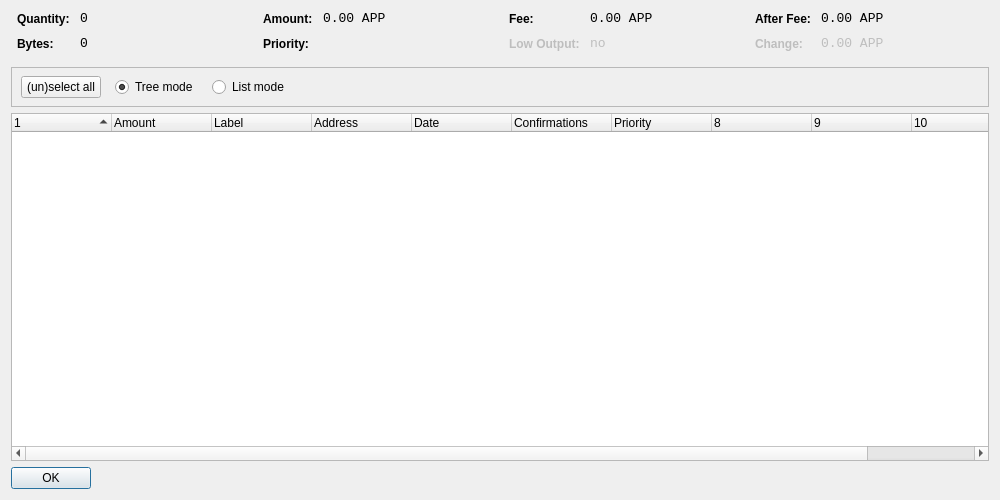
<?xml version="1.0" encoding="UTF-8"?>
<ui version="4.0">
 <class>CoinControlDialog</class>
 <widget class="QDialog" name="CoinControlDialog">
  <property name="geometry">
   <rect>
    <x>0</x>
    <y>0</y>
    <width>1000</width>
    <height>500</height>
   </rect>
  </property>
  <property name="windowTitle">
   <string>Coin Control</string>
  </property>
  <layout class="QVBoxLayout" name="verticalLayout">
   <item>
    <layout class="QHBoxLayout" name="horizontalLayoutTop" stretch="0,0,0,0">
     <property name="topMargin">
      <number>0</number>
     </property>
     <property name="bottomMargin">
      <number>10</number>
     </property>
     <item>
      <layout class="QFormLayout" name="formLayoutCoinControl1">
       <property name="horizontalSpacing">
        <number>10</number>
       </property>
       <property name="verticalSpacing">
        <number>10</number>
       </property>
       <property name="leftMargin">
        <number>6</number>
       </property>
       <property name="rightMargin">
        <number>6</number>
       </property>
       <item row="0" column="0">
        <widget class="QLabel" name="labelCoinControlQuantityText">
         <property name="styleSheet">
          <string notr="true">font-weight:bold;</string>
         </property>
         <property name="text">
          <string>Quantity:</string>
         </property>
        </widget>
       </item>
       <item row="0" column="1">
        <widget class="QLabel" name="labelCoinControlQuantity">
         <property name="font">
          <font>
           <family>Monospace</family>
           <pointsize>10</pointsize>
          </font>
         </property>
         <property name="cursor">
          <cursorShape>IBeamCursor</cursorShape>
         </property>
         <property name="contextMenuPolicy">
          <enum>Qt::ActionsContextMenu</enum>
         </property>
         <property name="text">
          <string notr="true">0</string>
         </property>
         <property name="textInteractionFlags">
          <set>Qt::LinksAccessibleByMouse|Qt::TextSelectableByKeyboard|Qt::TextSelectableByMouse</set>
         </property>
        </widget>
       </item>
       <item row="1" column="0">
        <widget class="QLabel" name="labelCoinControlBytesText">
         <property name="styleSheet">
          <string notr="true">font-weight:bold;</string>
         </property>
         <property name="text">
          <string>Bytes:</string>
         </property>
        </widget>
       </item>
       <item row="1" column="1">
        <widget class="QLabel" name="labelCoinControlBytes">
         <property name="font">
          <font>
           <family>Monospace</family>
           <pointsize>10</pointsize>
          </font>
         </property>
         <property name="cursor">
          <cursorShape>IBeamCursor</cursorShape>
         </property>
         <property name="contextMenuPolicy">
          <enum>Qt::ActionsContextMenu</enum>
         </property>
         <property name="text">
          <string notr="true">0</string>
         </property>
         <property name="textInteractionFlags">
          <set>Qt::LinksAccessibleByMouse|Qt::TextSelectableByKeyboard|Qt::TextSelectableByMouse</set>
         </property>
        </widget>
       </item>
      </layout>
     </item>
     <item>
      <layout class="QFormLayout" name="formLayoutCoinControl2">
       <property name="horizontalSpacing">
        <number>10</number>
       </property>
       <property name="verticalSpacing">
        <number>10</number>
       </property>
       <property name="leftMargin">
        <number>6</number>
       </property>
       <property name="rightMargin">
        <number>6</number>
       </property>
       <item row="0" column="0">
        <widget class="QLabel" name="labelCoinControlAmountText">
         <property name="styleSheet">
          <string notr="true">font-weight:bold;</string>
         </property>
         <property name="text">
          <string>Amount:</string>
         </property>
        </widget>
       </item>
       <item row="0" column="1">
        <widget class="QLabel" name="labelCoinControlAmount">
         <property name="font">
          <font>
           <family>Monospace</family>
           <pointsize>10</pointsize>
          </font>
         </property>
         <property name="cursor">
          <cursorShape>IBeamCursor</cursorShape>
         </property>
         <property name="contextMenuPolicy">
          <enum>Qt::ActionsContextMenu</enum>
         </property>
         <property name="text">
          <string notr="true">0.00 APP</string>
         </property>
         <property name="textInteractionFlags">
          <set>Qt::LinksAccessibleByMouse|Qt::TextSelectableByKeyboard|Qt::TextSelectableByMouse</set>
         </property>
        </widget>
       </item>
       <item row="1" column="0">
        <widget class="QLabel" name="labelCoinControlPriorityText">
         <property name="styleSheet">
          <string notr="true">font-weight:bold;</string>
         </property>
         <property name="text">
          <string>Priority:</string>
         </property>
        </widget>
       </item>
       <item row="1" column="1">
        <widget class="QLabel" name="labelCoinControlPriority">
         <property name="font">
          <font>
           <family>Monospace</family>
           <pointsize>10</pointsize>
          </font>
         </property>
         <property name="cursor">
          <cursorShape>IBeamCursor</cursorShape>
         </property>
         <property name="contextMenuPolicy">
          <enum>Qt::ActionsContextMenu</enum>
         </property>
         <property name="text">
          <string/>
         </property>
         <property name="textInteractionFlags">
          <set>Qt::LinksAccessibleByMouse|Qt::TextSelectableByKeyboard|Qt::TextSelectableByMouse</set>
         </property>
        </widget>
       </item>
      </layout>
     </item>
     <item>
      <layout class="QFormLayout" name="formLayoutCoinControl3">
       <property name="horizontalSpacing">
        <number>10</number>
       </property>
       <property name="verticalSpacing">
        <number>10</number>
       </property>
       <property name="leftMargin">
        <number>6</number>
       </property>
       <property name="rightMargin">
        <number>6</number>
       </property>
       <item row="0" column="0">
        <widget class="QLabel" name="labelCoinControlFeeText">
         <property name="styleSheet">
          <string notr="true">font-weight:bold;</string>
         </property>
         <property name="text">
          <string>Fee:</string>
         </property>
        </widget>
       </item>
       <item row="0" column="1">
        <widget class="QLabel" name="labelCoinControlFee">
         <property name="font">
          <font>
           <family>Monospace</family>
           <pointsize>10</pointsize>
          </font>
         </property>
         <property name="cursor">
          <cursorShape>IBeamCursor</cursorShape>
         </property>
         <property name="contextMenuPolicy">
          <enum>Qt::ActionsContextMenu</enum>
         </property>
         <property name="text">
          <string notr="true">0.00 APP</string>
         </property>
         <property name="textInteractionFlags">
          <set>Qt::LinksAccessibleByMouse|Qt::TextSelectableByKeyboard|Qt::TextSelectableByMouse</set>
         </property>
        </widget>
       </item>
       <item row="1" column="0">
        <widget class="QLabel" name="labelCoinControlLowOutputText">
         <property name="enabled">
          <bool>false</bool>
         </property>
         <property name="styleSheet">
          <string notr="true">font-weight:bold;</string>
         </property>
         <property name="text">
          <string>Low Output:</string>
         </property>
        </widget>
       </item>
       <item row="1" column="1">
        <widget class="QLabel" name="labelCoinControlLowOutput">
         <property name="enabled">
          <bool>false</bool>
         </property>
         <property name="font">
          <font>
           <family>Monospace</family>
           <pointsize>10</pointsize>
          </font>
         </property>
         <property name="cursor">
          <cursorShape>IBeamCursor</cursorShape>
         </property>
         <property name="contextMenuPolicy">
          <enum>Qt::ActionsContextMenu</enum>
         </property>
         <property name="text">
          <string notr="true">no</string>
         </property>
         <property name="textInteractionFlags">
          <set>Qt::LinksAccessibleByMouse|Qt::TextSelectableByKeyboard|Qt::TextSelectableByMouse</set>
         </property>
        </widget>
       </item>
      </layout>
     </item>
     <item>
      <layout class="QFormLayout" name="formLayoutCoinControl4">
       <property name="horizontalSpacing">
        <number>10</number>
       </property>
       <property name="verticalSpacing">
        <number>10</number>
       </property>
       <property name="leftMargin">
        <number>6</number>
       </property>
       <property name="rightMargin">
        <number>6</number>
       </property>
       <item row="0" column="0">
        <widget class="QLabel" name="labelCoinControlAfterFeeText">
         <property name="styleSheet">
          <string notr="true">font-weight:bold;</string>
         </property>
         <property name="text">
          <string>After Fee:</string>
         </property>
        </widget>
       </item>
       <item row="0" column="1">
        <widget class="QLabel" name="labelCoinControlAfterFee">
         <property name="font">
          <font>
           <family>Monospace</family>
           <pointsize>10</pointsize>
          </font>
         </property>
         <property name="cursor">
          <cursorShape>IBeamCursor</cursorShape>
         </property>
         <property name="contextMenuPolicy">
          <enum>Qt::ActionsContextMenu</enum>
         </property>
         <property name="text">
          <string notr="true">0.00 APP</string>
         </property>
         <property name="textInteractionFlags">
          <set>Qt::LinksAccessibleByMouse|Qt::TextSelectableByKeyboard|Qt::TextSelectableByMouse</set>
         </property>
        </widget>
       </item>
       <item row="1" column="0">
        <widget class="QLabel" name="labelCoinControlChangeText">
         <property name="enabled">
          <bool>false</bool>
         </property>
         <property name="styleSheet">
          <string notr="true">font-weight:bold;</string>
         </property>
         <property name="text">
          <string>Change:</string>
         </property>
        </widget>
       </item>
       <item row="1" column="1">
        <widget class="QLabel" name="labelCoinControlChange">
         <property name="enabled">
          <bool>false</bool>
         </property>
         <property name="font">
          <font>
           <family>Monospace</family>
           <pointsize>10</pointsize>
          </font>
         </property>
         <property name="cursor">
          <cursorShape>IBeamCursor</cursorShape>
         </property>
         <property name="contextMenuPolicy">
          <enum>Qt::ActionsContextMenu</enum>
         </property>
         <property name="text">
          <string notr="true">0.00 APP</string>
         </property>
         <property name="textInteractionFlags">
          <set>Qt::LinksAccessibleByMouse|Qt::TextSelectableByKeyboard|Qt::TextSelectableByMouse</set>
         </property>
        </widget>
       </item>
      </layout>
     </item>
    </layout>
   </item>
   <item>
    <widget class="QFrame" name="frame">
     <property name="minimumSize">
      <size>
       <width>0</width>
       <height>40</height>
      </size>
     </property>
     <property name="frameShape">
      <enum>QFrame::StyledPanel</enum>
     </property>
     <property name="frameShadow">
      <enum>QFrame::Sunken</enum>
     </property>
     <widget class="QWidget" name="horizontalLayoutWidget">
      <property name="geometry">
       <rect>
        <x>10</x>
        <y>0</y>
        <width>781</width>
        <height>41</height>
       </rect>
      </property>
      <layout class="QHBoxLayout" name="horizontalLayoutPanel" stretch="0,0,0,0,0">
       <property name="spacing">
        <number>14</number>
       </property>
       <item>
        <widget class="QPushButton" name="pushButtonSelectAll">
         <property name="sizePolicy">
          <sizepolicy hsizetype="Maximum" vsizetype="Fixed">
           <horstretch>0</horstretch>
           <verstretch>0</verstretch>
          </sizepolicy>
         </property>
         <property name="text">
          <string>(un)select all</string>
         </property>
        </widget>
       </item>
       <item>
        <widget class="QRadioButton" name="radioTreeMode">
         <property name="sizePolicy">
          <sizepolicy hsizetype="Maximum" vsizetype="Fixed">
           <horstretch>0</horstretch>
           <verstretch>0</verstretch>
          </sizepolicy>
         </property>
         <property name="text">
          <string>Tree mode</string>
         </property>
         <property name="checked">
          <bool>true</bool>
         </property>
        </widget>
       </item>
       <item>
        <widget class="QRadioButton" name="radioListMode">
         <property name="sizePolicy">
          <sizepolicy hsizetype="Maximum" vsizetype="Fixed">
           <horstretch>0</horstretch>
           <verstretch>0</verstretch>
          </sizepolicy>
         </property>
         <property name="text">
          <string>List mode</string>
         </property>
        </widget>
       </item>
       <item>
        <spacer name="horizontalSpacer">
         <property name="orientation">
          <enum>Qt::Horizontal</enum>
         </property>
         <property name="sizeHint" stdset="0">
          <size>
           <width>40</width>
           <height>20</height>
          </size>
         </property>
        </spacer>
       </item>
      </layout>
     </widget>
    </widget>
   </item>
   <item>
    <widget class="CoinControlTreeWidget" name="treeWidget">
     <property name="contextMenuPolicy">
      <enum>Qt::CustomContextMenu</enum>
     </property>
     <property name="sortingEnabled">
      <bool>false</bool>
     </property>
     <property name="columnCount">
      <number>11</number>
     </property>
     <attribute name="headerShowSortIndicator" stdset="0">
      <bool>true</bool>
     </attribute>
     <attribute name="headerStretchLastSection">
      <bool>false</bool>
     </attribute>
     <column>
      <property name="text">
       <string/>
      </property>
     </column>
     <column>
      <property name="text">
       <string>Amount</string>
      </property>
     </column>
     <column>
      <property name="text">
       <string>Label</string>
      </property>
     </column>
     <column>
      <property name="text">
       <string>Address</string>
      </property>
     </column>
     <column>
      <property name="text">
       <string>Date</string>
      </property>
     </column>
     <column>
      <property name="text">
       <string>Confirmations</string>
      </property>
      <property name="toolTip">
       <string>Confirmed</string>
      </property>
     </column>
     <column>
      <property name="text">
       <string>Priority</string>
      </property>
     </column>
     <column>
      <property name="text">
       <string/>
      </property>
     </column>
     <column>
      <property name="text">
       <string/>
      </property>
     </column>
     <column>
      <property name="text">
       <string/>
      </property>
     </column>
     <column>
      <property name="text">
       <string/>
      </property>
     </column>
    </widget>
   </item>
   <item>
    <widget class="QDialogButtonBox" name="buttonBox">
     <property name="sizePolicy">
      <sizepolicy hsizetype="Maximum" vsizetype="Fixed">
       <horstretch>0</horstretch>
       <verstretch>0</verstretch>
      </sizepolicy>
     </property>
     <property name="orientation">
      <enum>Qt::Horizontal</enum>
     </property>
     <property name="standardButtons">
      <set>QDialogButtonBox::Ok</set>
     </property>
    </widget>
   </item>
  </layout>
 </widget>
 <customwidgets>
  <customwidget>
   <class>CoinControlTreeWidget</class>
   <extends>QTreeWidget</extends>
   <header>coincontroltreewidget.h</header>
  </customwidget>
 </customwidgets>
 <resources/>
 <connections/>
</ui>
